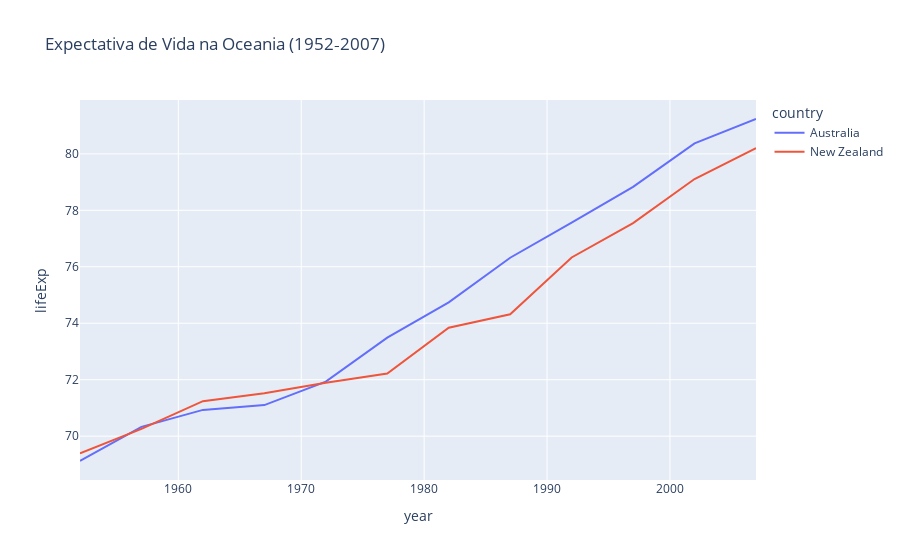

This figure's notebook cell:
### Code cell
# Linha
# Exemplo de filtro de dataframe pandas sem loc e iloc
fig = px.line(gap.query("continent=='Oceania'"), x="year", y="lifeExp",
              color="country", title="Expectativa de Vida na Oceania (1952‑2007)")
fig.show()

### Figure 1 — Plotly figure (JSON) as saved in the notebook; plotly's stock layout.template omitted (floating-point values rounded to 4 significant figures)
{"data": [{"hovertemplate": "country=Australia<br>year=%{x}<br>lifeExp=%{y}<extra></extra>", "legendgroup": "Australia", "line": {"color": "#636efa", "dash": "solid"}, "marker": {"symbol": "circle"}, "mode": "lines", "name": "Australia", "orientation": "v", "showlegend": true, "type": "scatter", "x": [1952, 1957, 1962, 1967, 1972, 1977, 1982, 1987, 1992, 1997, 2002, 2007], "xaxis": "x", "y": [69.12, 70.33, 70.93, 71.1, 71.93, 73.49, 74.74, 76.32, 77.56, 78.83, 80.37, 81.23], "yaxis": "y"}, {"hovertemplate": "country=New Zealand<br>year=%{x}<br>lifeExp=%{y}<extra></extra>", "legendgroup": "New Zealand", "line": {"color": "#EF553B", "dash": "solid"}, "marker": {"symbol": "circle"}, "mode": "lines", "name": "New Zealand", "orientation": "v", "showlegend": true, "type": "scatter", "x": [1952, 1957, 1962, 1967, 1972, 1977, 1982, 1987, 1992, 1997, 2002, 2007], "xaxis": "x", "y": [69.39, 70.26, 71.24, 71.52, 71.89, 72.22, 73.84, 74.32, 76.33, 77.55, 79.11, 80.2], "yaxis": "y"}], "layout": {"legend": {"title": {"text": "country"}, "tracegroupgap": 0}, "title": {"text": "Expectativa de Vida na Oceania (1952‑2007)"}, "xaxis": {"anchor": "y", "domain": [0, 1], "title": {"text": "year"}}, "yaxis": {"anchor": "x", "domain": [0, 1], "title": {"text": "lifeExp"}}}}
